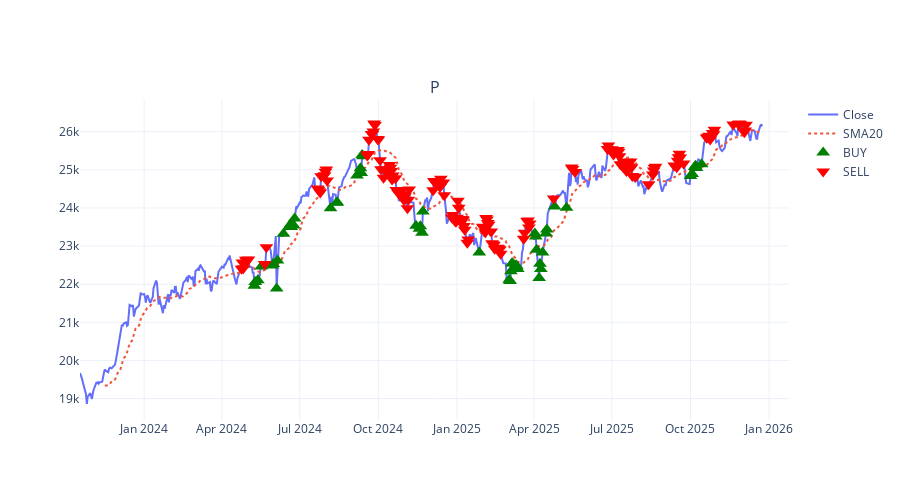

The notebook cell this image was saved under:
### Code cell
price_fig = make_subplots(
    rows=1, cols=1,
    subplot_titles=("Price Curve with Signals")
)

# Close price
price_fig.add_trace(go.Scatter(
    x=df.index,
    y=df['Close'],
    name='Close',
    line=dict(width=2)
))

# SMA20
price_fig.add_trace(go.Scatter(
    x=df.index,
    y=df['SMA20'],
    name='SMA20',
    line=dict(dash='dot')
))

# Buy signals
buy_df = df[df['final_signal'] == 1]
price_fig.add_trace(go.Scatter(
    x=buy_df.index,
    y=buy_df['Close'],
    mode='markers',
    name='BUY',
    marker=dict(symbol='triangle-up', size=12, color='green')
))

# Sell signals
sell_df = df[df['final_signal'] == -1]
price_fig.add_trace(go.Scatter(
    x=sell_df.index,
    y=sell_df['Close'],
    mode='markers',
    name='SELL',
    marker=dict(symbol='triangle-down', size=12, color='red')
))

price_fig.update_layout(
    height=500,
    template="plotly_white",
    xaxis_rangeslider_visible=False
)


price_fig.show()

### Figure 1 — Plotly figure (JSON) as saved in the notebook; plotly's stock layout.template omitted (floating-point values rounded to 4 significant figures; data arrays with more than 128 entries replaced by an {"elided": "..."} marker saying what was removed)
{"data": [{"line": {"width": 2}, "name": "Close", "type": "scatter", "x": {"elided": "540 str values"}, "y": {"elided": "540 float values"}}, {"line": {"dash": "dot"}, "name": "SMA20", "type": "scatter", "x": {"elided": "540 str values"}, "y": {"elided": "540 float values"}}, {"marker": {"color": "green", "size": 12, "symbol": "triangle-up"}, "mode": "markers", "name": "BUY", "type": "scatter", "x": ["2024-05-09T00:00:00", "2024-05-10T00:00:00", "2024-05-13T00:00:00", "2024-05-17T00:00:00", "2024-05-30T00:00:00", "2024-05-31T00:00:00", "2024-06-04T00:00:00", "2024-06-05T00:00:00", "2024-06-12T00:00:00", "2024-06-19T00:00:00", "2024-06-20T00:00:00", "2024-06-21T00:00:00", "2024-06-24T00:00:00", "2024-06-25T00:00:00", "2024-08-06T00:00:00", "2024-08-13T00:00:00", "2024-08-14T00:00:00", "2024-09-06T00:00:00", "2024-09-09T00:00:00", "2024-09-10T00:00:00", "2024-09-11T00:00:00", "2024-09-12T00:00:00", "2024-09-13T00:00:00", "2024-11-14T00:00:00", "2024-11-18T00:00:00", "2024-11-19T00:00:00", "2024-11-21T00:00:00", "2024-11-22T00:00:00", "2025-01-27T00:00:00", "2025-03-03T00:00:00", "2025-03-04T00:00:00", "2025-03-05T00:00:00", "2025-03-06T00:00:00", "2025-03-07T00:00:00", "2025-03-10T00:00:00", "2025-03-11T00:00:00", "2025-03-12T00:00:00", "2025-03-13T00:00:00", "2025-04-02T00:00:00", "2025-04-03T00:00:00", "2025-04-04T00:00:00", "2025-04-07T00:00:00", "2025-04-08T00:00:00", "2025-04-09T00:00:00", "2025-04-11T00:00:00", "2025-04-15T00:00:00", "2025-04-16T00:00:00", "2025-04-25T00:00:00", "2025-05-09T00:00:00", "2025-10-01T00:00:00", "2025-10-03T00:00:00", "2025-10-06T00:00:00", "2025-10-07T00:00:00", "2025-10-08T00:00:00", "2025-10-14T00:00:00"], "y": [21960.0, 22060.0, 22100.0, 22470.0, 22490.0, 22530.0, 21880.0, 22620.0, 23320.0, 23516, 23567, 23500.0, 23540.0, 23720.0, 23990.0, 24139, 24140.0, 24850.0, 24940.0, 25040.0, 24920.0, 25390.0, 25360.0, 23530.0, 23450.0, 23520.0, 23350.0, 23910.0, 22830.0, 22120.0, 22080.0, 22340.0, 22540.0, 22550.0, 22460.0, 22500.0, 22470.0, 22400.0, 23330.0, 23250.0, 22900.0, 22160.0, 22540.0, 22400.0, 22830.0, 23330.0, 23440.0, 24040.0, 24008, 24840.0, 24890.0, 25080.0, 25110.0, 25050.0, 25150.0]}, {"marker": {"color": "red", "size": 12, "symbol": "triangle-down"}, "mode": "markers", "name": "SELL", "type": "scatter", "x": {"elided": "150 str values"}, "y": {"elided": "150 float values"}}], "layout": {"annotations": [{"font": {"size": 16}, "showarrow": false, "text": "P", "x": 0.5, "xanchor": "center", "xref": "paper", "y": 1, "yanchor": "bottom", "yref": "paper"}], "height": 500, "xaxis": {"anchor": "y", "domain": [0, 1], "rangeslider": {"visible": false}}, "yaxis": {"anchor": "x", "domain": [0, 1]}}}
